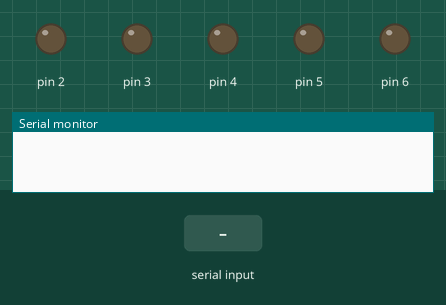
This sketch was run on a simulated Arduino Uno, built with avr-gcc and run on an emulated ATmega328P. Shown: output pins drawn as LEDs (lit = HIGH), the last lines printed to the serial monitor. The test bench sets the inputs (shaded band).

Above: at 1.2 s.
1.3 s: "led1:on\n" received over Serial
At 2.5 s:
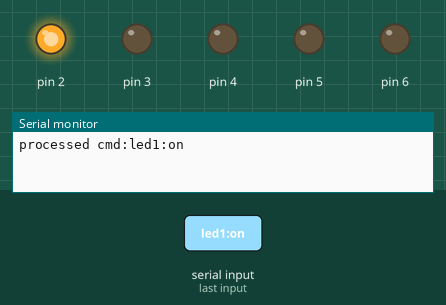
2.8 s: "led2:on\n" received over Serial
At 3.7 s:
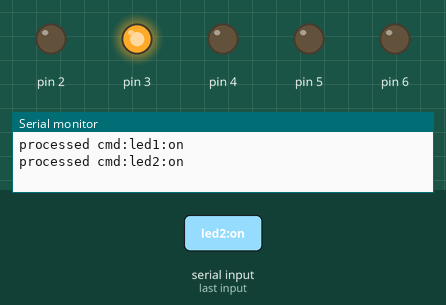
4.3 s: "led3:on\n" received over Serial
At 4.8 s:
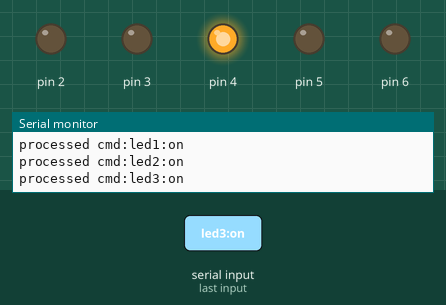
5.8 s: "led4:on\n" received over Serial
At 7.0 s:
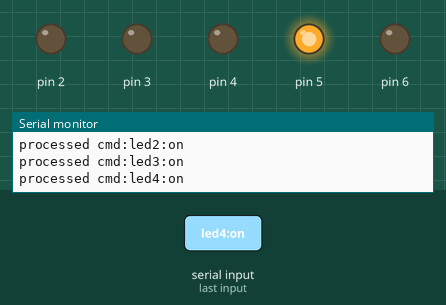
7.3 s: "led5:on\n" received over Serial
At 8.3 s:
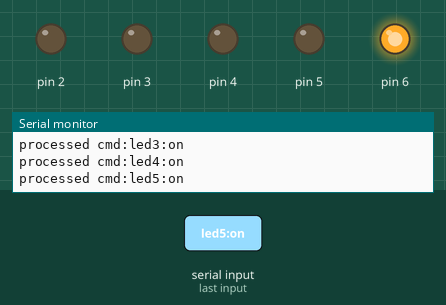
Timing chart, 0 to 9.8 s (numbered marks = the images above; inputs shaded):
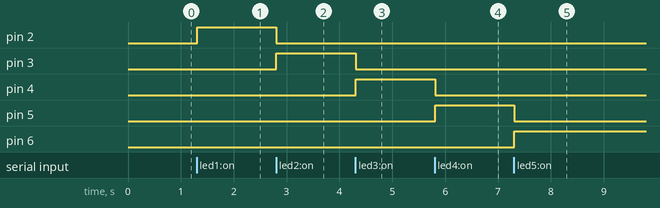

The sketch:

led_control.ino
```cpp
String inputString = "";
bool stringComplete = false;

void setup() {
  Serial.begin(9600);
  inputString.reserve(200);

  // Khai báo chân LED xuất dữ liệu từ chân số 2 đến chân số 6
  for(int i = 2; i <= 6; i++){
    pinMode(i, OUTPUT);
    digitalWrite(i, LOW); // Ban đầu tắt hết
  }
}

void loop() {
  if (stringComplete) {
    inputString.trim(); // Xóa khoảng trắng và ký tự xuống dòng \n

    // --- BỔ SUNG: Tắt hết các LED trước khi xử lý lệnh mới ---
    for(int i = 2; i <= 6; i++){
      digitalWrite(i, LOW);
    }

    // Kiểm tra chuỗi nhận được từ Python và bật LED tương ứng
    if (inputString == "led1:on") {
      digitalWrite(2, HIGH);
      Serial.println("processed cmd:led1:on");
    }
    else if (inputString == "led2:on") {
      digitalWrite(3, HIGH);
      Serial.println("processed cmd:led2:on");
    }
    else if (inputString == "led3:on") {
      digitalWrite(4, HIGH);
      Serial.println("processed cmd:led3:on");
    }
    else if (inputString == "led4:on") {
      digitalWrite(5, HIGH);
      Serial.println("processed cmd:led4:on");
    }
    else if (inputString == "led5:on") {
      digitalWrite(6, HIGH);
      Serial.println("processed cmd:led5:on");
    }
    else if (inputString == "all:off") {
      // Đèn đã được tắt toàn bộ ở vòng lặp phía trên
      Serial.println("processed cmd:all:off");
    }

    // Reset lại chuỗi để chờ lệnh tiếp theo
    inputString = "";
    stringComplete = false;
  }
}

// Hàm tự động chạy khi có dữ liệu Serial truyền đến
void serialEvent() {
  while (Serial.available()) {
    char inChar = (char)Serial.read();
    inputString += inChar;
    if (inChar == '\n') {
      stringComplete = true;
    }
  }
}
```

Measured:
- after the input at 1.3 s, pin 2: LOW → HIGH at once
- after the input at 2.8 s, pin 2: HIGH → LOW at once; pin 3: LOW → HIGH at once
- after the input at 4.3 s, pin 3: HIGH → LOW at once; pin 4: LOW → HIGH at once
- after the input at 5.8 s, pin 4: HIGH → LOW at once; pin 5: LOW → HIGH at once
- after the input at 7.3 s, pin 5: HIGH → LOW at once; pin 6: LOW → HIGH at once
